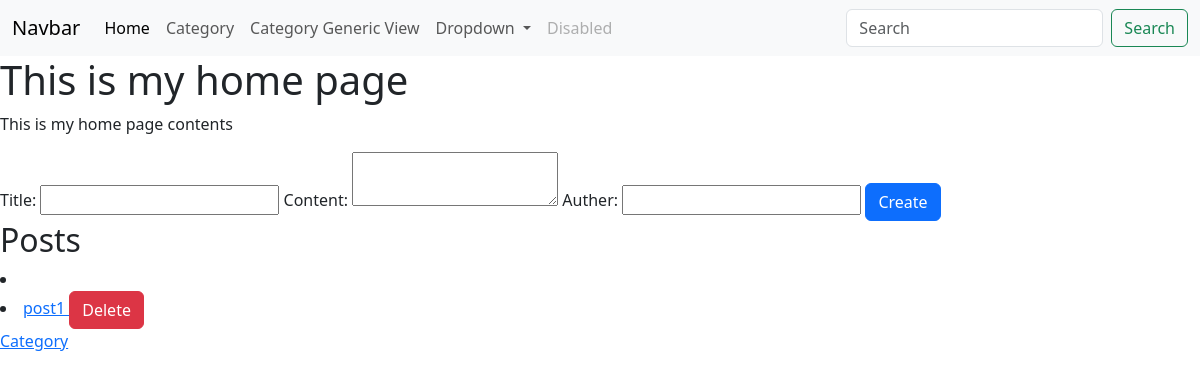
/, run on an earlier commit of the app's database.
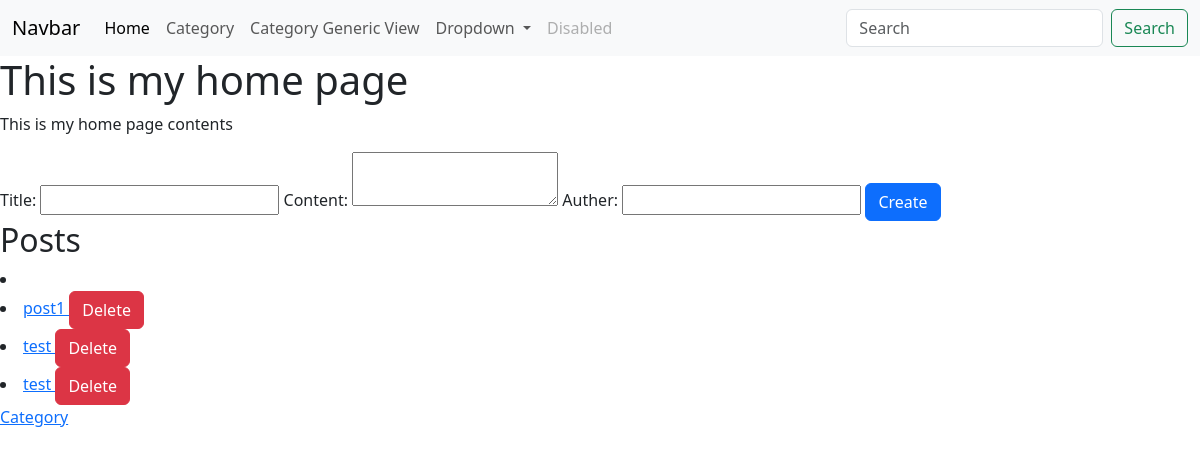
And on a later commit of the database.
### lesson/models.py (models this page shows, shortened)
class BaseModel(models.Model):
    created_at = models.DateTimeField(auto_now_add=True)
    updated_at = models.DateTimeField(auto_now=True)
    class Meta:
        abstract = True

class Post(BaseModel):
    title = models.CharField(max_length=100)
    content = models.TextField()
    header_image = models.ImageField(null=True, blank=True, upload_to="images/")
    snippet = models.CharField(max_length=255, default="")
    author = models.ForeignKey(User, on_delete=models.CASCADE)
    category = models.ForeignKey(Category, on_delete=models.SET_NULL, null=True)
    likes = models.ManyToManyField(User, related_name="blog_posts")

### lesson/views.py (the view)
# urls.py: path('', index, name='index'),
def index(request):
    if request.method == 'POST':
        title = request.POST['title']
        content = request.POST['content']
        auther_id = request.POST['auther_id']
        Post.objects.create(title=title, content=content, author_id=auther_id)
    posts = Post.objects.all()
    return render(request,
                  'index.html',
                  {'posts': posts})

### templates/index.html (shortened to what this page needs)
{% extends 'base.html' %}
{% block content %}
    <h1>This is my home page</h1>
    <p>This is my home page contents</p>
    <form method="post"
          action="{% url 'index' %}">
        Title: <input name="title">
        Content: <textarea name="content"></textarea>
        Auther: <input name="auther_id" type="number">
        <input type="submit" value="Create" class="btn btn-primary">
    </form>
    <h2>Posts</h2>
    <li>
        {% for post in posts %}
            <li>
                <a href="{% url 'post_detail' post.id %}">
                    {{ post.title }}
                </a>
                <a href="{% url 'post_delete' post.id %}"
                   class="btn btn-danger">
                    Delete
                </a>
            </li>
        {% endfor %}
    <a href="{% url 'category_list' %}">Category</a>
{% endblock %}

What changed in the data, as far as the page shows it:
added Post: title "test"
added Post: title "test"
